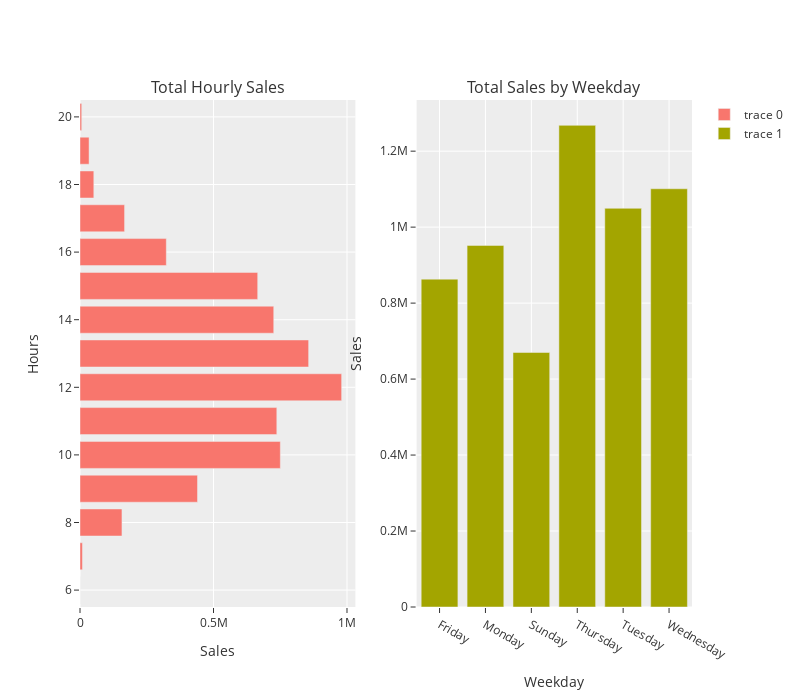

Source (notebook cell):
### Code cell
fig = make_subplots(rows=1, cols=2,subplot_titles=("Total Hourly Sales", "Total Sales by Weekday"))
fig.add_trace(go.Bar(y=sales_by_hour.Hour, x=sales_by_hour.Sales,orientation='h'),row=1, col=1)
fig.add_trace(go.Bar(x=sales_by_weekday.weekday, y=sales_by_weekday.Sales),row=1, col=2)
fig.update_layout(height=700, width=800,template='ggplot2')
fig.update_xaxes(title_text="Sales", row=1, col=1)
fig.update_xaxes(title_text="Weekday", row=1, col=2)
fig.update_yaxes(title_text="Hours", row=1, col=1)
fig.update_yaxes(title_text="Sales", row=1, col=2)
fig.show()


del [sales_by_hour,sales_by_weekday]

### Figure 1 — Plotly figure (JSON) as saved in the notebook; plotly's stock layout.template omitted (floating-point values rounded to 4 significant figures)
{"data": [{"orientation": "h", "type": "bar", "x": [4.25, 9091.0, 157200.0, 440100.0, 750400.0, 737100.0, 979900.0, 856300.0, 725700.0, 665500.0, 323200.0, 167000.0, 51750.0, 33960.0, 6348.0], "xaxis": "x", "y": [6, 7, 8, 9, 10, 11, 12, 13, 14, 15, 16, 17, 18, 19, 20], "yaxis": "y"}, {"type": "bar", "x": ["Friday", "Monday", "Sunday", "Thursday", "Tuesday", "Wednesday"], "xaxis": "x2", "y": [863100.0, 951900.0, 670100.0, 1268000.0, 1050000.0, 1101000.0], "yaxis": "y2"}], "layout": {"annotations": [{"font": {"size": 16}, "showarrow": false, "text": "Total Hourly Sales", "x": 0.225, "xanchor": "center", "xref": "paper", "y": 1, "yanchor": "bottom", "yref": "paper"}, {"font": {"size": 16}, "showarrow": false, "text": "Total Sales by Weekday", "x": 0.775, "xanchor": "center", "xref": "paper", "y": 1, "yanchor": "bottom", "yref": "paper"}], "height": 700, "width": 800, "xaxis": {"anchor": "y", "domain": [0, 0.45], "title": {"text": "Sales"}}, "xaxis2": {"anchor": "y2", "domain": [0.55, 1], "title": {"text": "Weekday"}}, "yaxis": {"anchor": "x", "domain": [0, 1], "title": {"text": "Hours"}}, "yaxis2": {"anchor": "x2", "domain": [0, 1], "title": {"text": "Sales"}}}}
